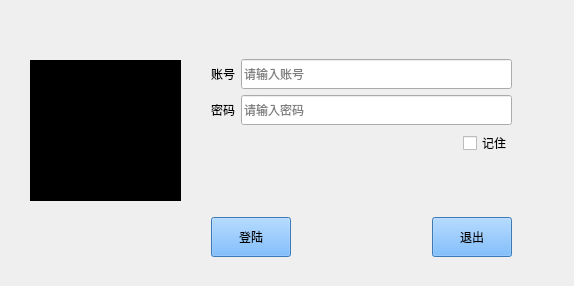
<?xml version="1.0" encoding="UTF-8"?>
<ui version="4.0">
 <class>Form</class>
 <widget class="QWidget" name="Form">
  <property name="geometry">
   <rect>
    <x>0</x>
    <y>0</y>
    <width>574</width>
    <height>286</height>
   </rect>
  </property>
  <property name="minimumSize">
   <size>
    <width>574</width>
    <height>286</height>
   </size>
  </property>
  <property name="maximumSize">
   <size>
    <width>574</width>
    <height>286</height>
   </size>
  </property>
  <property name="windowTitle">
   <string>登陆</string>
  </property>
  <property name="styleSheet">
   <string notr="true">font: 16pt &quot;新宋体&quot;;</string>
  </property>
  <widget class="QLabel" name="label">
   <property name="geometry">
    <rect>
     <x>30</x>
     <y>60</y>
     <width>151</width>
     <height>141</height>
    </rect>
   </property>
   <property name="styleSheet">
    <string notr="true">background-color: rgb(0, 0, 0);</string>
   </property>
   <property name="text">
    <string>TextLabel</string>
   </property>
  </widget>
  <widget class="QWidget" name="layoutWidget">
   <property name="geometry">
    <rect>
     <x>211</x>
     <y>59</y>
     <width>301</width>
     <height>198</height>
    </rect>
   </property>
   <layout class="QVBoxLayout" name="verticalLayout">
    <item>
     <layout class="QHBoxLayout" name="horizontalLayout">
      <item>
       <widget class="QLabel" name="label_2">
        <property name="text">
         <string>账号</string>
        </property>
       </widget>
      </item>
      <item>
       <widget class="QLineEdit" name="lineEdit_username">
        <property name="minimumSize">
         <size>
          <width>0</width>
          <height>30</height>
         </size>
        </property>
        <property name="inputMask">
         <string/>
        </property>
        <property name="dragEnabled">
         <bool>false</bool>
        </property>
        <property name="placeholderText">
         <string>请输入账号</string>
        </property>
        <property name="clearButtonEnabled">
         <bool>true</bool>
        </property>
       </widget>
      </item>
     </layout>
    </item>
    <item>
     <layout class="QHBoxLayout" name="horizontalLayout_2">
      <item>
       <widget class="QLabel" name="label_3">
        <property name="text">
         <string>密码</string>
        </property>
       </widget>
      </item>
      <item>
       <widget class="QLineEdit" name="lineEdit_pwd">
        <property name="minimumSize">
         <size>
          <width>0</width>
          <height>30</height>
         </size>
        </property>
        <property name="echoMode">
         <enum>QLineEdit::Password</enum>
        </property>
        <property name="placeholderText">
         <string>请输入密码</string>
        </property>
        <property name="clearButtonEnabled">
         <bool>true</bool>
        </property>
       </widget>
      </item>
     </layout>
    </item>
    <item>
     <layout class="QHBoxLayout" name="horizontalLayout_4">
      <item>
       <spacer name="horizontalSpacer_2">
        <property name="orientation">
         <enum>Qt::Horizontal</enum>
        </property>
        <property name="sizeHint" stdset="0">
         <size>
          <width>40</width>
          <height>20</height>
         </size>
        </property>
       </spacer>
      </item>
      <item>
       <widget class="QCheckBox" name="checkBox_remember">
        <property name="text">
         <string>记住</string>
        </property>
       </widget>
      </item>
     </layout>
    </item>
    <item>
     <spacer name="verticalSpacer">
      <property name="orientation">
       <enum>Qt::Vertical</enum>
      </property>
      <property name="sizeHint" stdset="0">
       <size>
        <width>20</width>
        <height>40</height>
       </size>
      </property>
     </spacer>
    </item>
    <item>
     <layout class="QHBoxLayout" name="horizontalLayout_3">
      <item>
       <widget class="QPushButton" name="pushButton_login">
        <property name="minimumSize">
         <size>
          <width>0</width>
          <height>40</height>
         </size>
        </property>
        <property name="styleSheet">
         <string notr="true">background-color: rgb(85, 170, 255);</string>
        </property>
        <property name="text">
         <string>登陆</string>
        </property>
       </widget>
      </item>
      <item>
       <spacer name="horizontalSpacer">
        <property name="orientation">
         <enum>Qt::Horizontal</enum>
        </property>
        <property name="sizeHint" stdset="0">
         <size>
          <width>40</width>
          <height>20</height>
         </size>
        </property>
       </spacer>
      </item>
      <item>
       <widget class="QPushButton" name="pushButton_exit">
        <property name="minimumSize">
         <size>
          <width>0</width>
          <height>40</height>
         </size>
        </property>
        <property name="styleSheet">
         <string notr="true">background-color: rgb(85, 170, 255);</string>
        </property>
        <property name="text">
         <string>退出</string>
        </property>
       </widget>
      </item>
     </layout>
    </item>
   </layout>
  </widget>
 </widget>
 <resources/>
 <connections/>
</ui>
